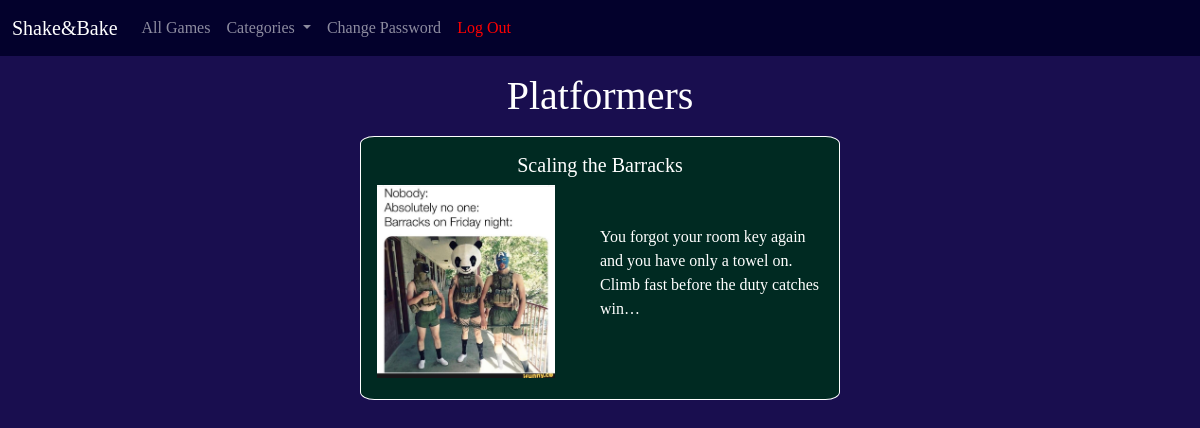
The app's page /games/platformers/ (signed in), older data.
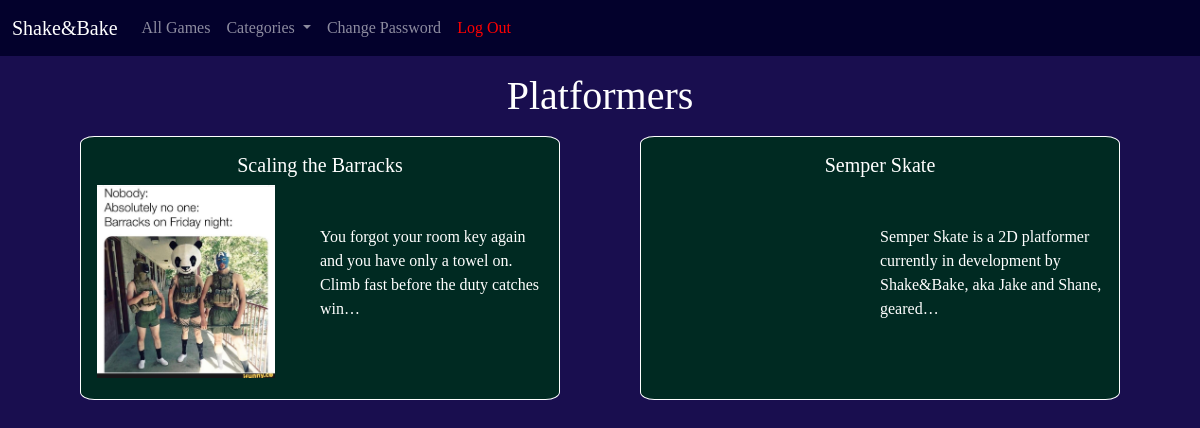
The same page, newer data.
### games/models.py (models this page shows, shortened)
class Game(models.Model):
    title=models.CharField(max_length=200)
    link=models.URLField()
    body=models.TextField()
    author=models.ForeignKey(
        get_user_model(),
        on_delete=models.CASCADE
    )
    created_on=models.DateTimeField(auto_now_add=True)
    category = models.CharField(max_length=200, default="None")
    image = models.ImageField(upload_to='images')

### games/views.py (the view)
# urls.py: path('platformers/', PlatformListView.as_view(), name='platform'),
class PlatformListView(LoginRequiredMixin, ListView):
    model=Game
    template_name="platform.html"

### templates/platform.html (shortened to what this page needs)
{% extends 'base.html' %}
{% block content %}
<div class="platform">
    <div class="page-photo">
        <h1>Platformers</h1>
    </div>
    <div class="game-list-section">
        {% for game in game_list %}
            {% if game.category == 'Platform' %}
                <div class="card">
                    <div class="card-body">
                        <div class="top-of-card">
                            <div class="title-author">
                                <h5 class="card-title"><a href="{% url 'game_detail' game.id %}">{{ game.title|truncatechars:50}}</a></h5>
                            </div>
                        </div>
                        <div class="bottom-of-card">
                            <div class="image" style="background-image: url('/static/{{game.image}}'); background-size:contain; background-repeat: no-repeat;"></div>
                                <div class= "game-info">
                                    <p class="card-text">{{game.body|truncatechars:100}}</p>
                                </div>
                            </div>
                    </div>
                </div>
            {% endif %}
        {% endfor %}
    </div>
{% endblock content %}

Row changes from the older to the newer data that the page shows:
added Game: title "Semper Skate", body "Semper Skate is a 2D platformer currently in development by Shake&Bake, aka Jake and Shane, geared…"
